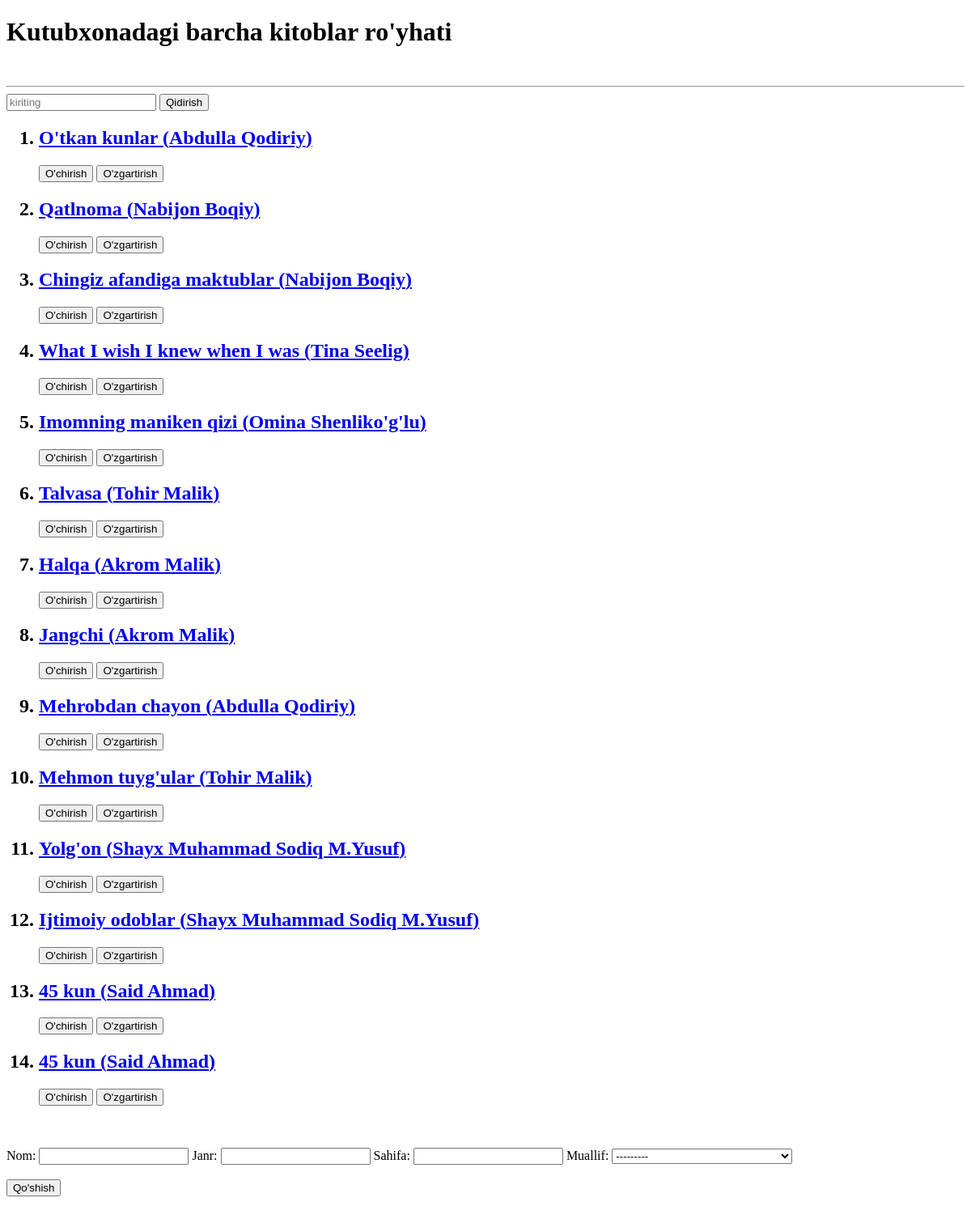
/kitob/, run on an earlier commit of the app's database.
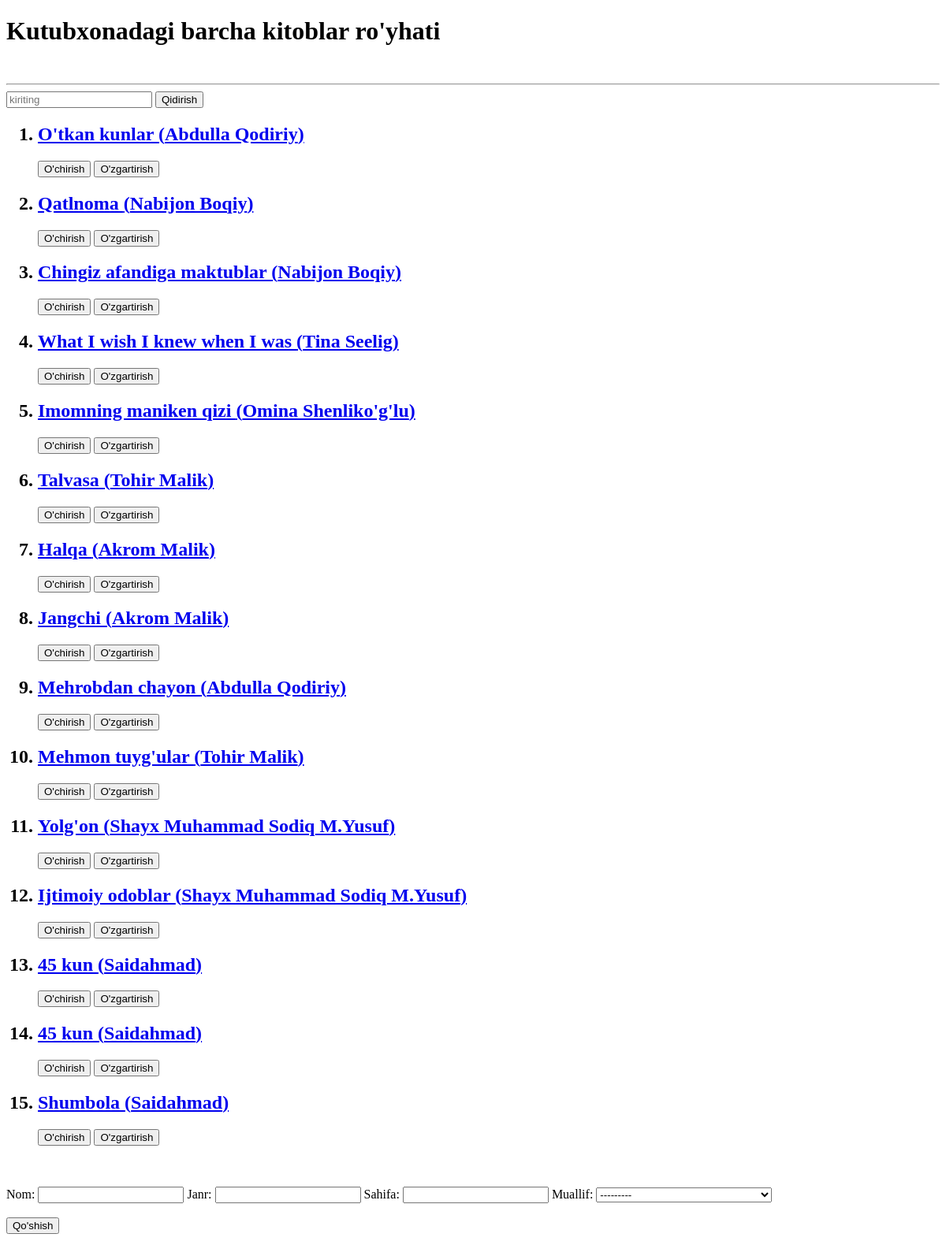
And on a later commit of the database.
### asosiy/models.py (models this page shows)
class Kitob(models.Model):
    nom = models.CharField(max_length=30)
    janr = models.CharField(max_length=30)
    sahifa = models.PositiveSmallIntegerField()
    muallif = models.ForeignKey(Muallif, on_delete=models.CASCADE)
    def __str__(self):
        return self.nom

class Muallif(models.Model):
    ism = models.CharField(max_length=30)
    jins = models.CharField(max_length=10, choices=(("Erkak", "Erkak"), ("Ayol", "Ayol")))
    kitoblar_soni = models.PositiveSmallIntegerField()
    tugilgan_yil = models.DateField(blank=True, null=True)
    tirik = models.BooleanField(default=False)
    def __str__(self):
        return self.ism

### asosiy/views.py (the view)
# urls.py: path('kitob/', kitoblar),
def kitoblar(request):
    forma = KitobForm(request.POST)
    if request.method == 'POST':
        if forma.is_valid():
            forma.save()
        return redirect('/kitob/')
    s = Kitob.objects.all()
    soz = request.GET.get("qidiruv_sozi")
    if soz is not None:
        s = Kitob.objects.filter(nom__contains=soz) | Kitob.objects.filter(muallif__ism__contains=soz)
    data = {
        "books": s,
        "muallif": Muallif.objects.all(),
        "forma": KitobForm
    }
    return render(request, "Kitoblar.html", data)

### templates/Kitoblar.html (shortened to what this page needs)
<!DOCTYPE html>
<html lang="en">
<head>
</head>
<body>
<h1>Kutubxonadagi barcha kitoblar ro'yhati</h1>
<br>
<hr>
<form method="get">
    <input type="text" placeholder="kiriting" name="qidiruv_sozi">
    <button>Qidirish</button>
</form>
<ol>
    {% for i in books %}
  <h2><li><a href="/bitta_kitob/{{i.id}}">{{ i }} ({{i.muallif.ism}})</a></li></h2>
    <a href="/kitob_ochir/{{i.id}}"><button>O'chirish</button></a>
    <a href="/kitob_update/{{i.id}}/"><button>O'zgartirish</button></a>
    {% endfor %}
</ol>
<br>
    <br>
    <form method="post">{% csrf_token %}
        {{ forma }}
        <br>
        <br>
        <button>Qo'shish</button>
    </form>
     <br>
    <br>
</body>
</html>

What changed in the data, as far as the page shows it:
changed through a linked row, Kitob (number 13 of 15 on the later page): muallif.ism "Said Ahmad" → "Saidahmad"
changed through a linked row, Kitob (number 14 of 15 on the later page): muallif.ism "Said Ahmad" → "Saidahmad"
added Kitob: nom "Shumbola", muallif.ism "Saidahmad"
